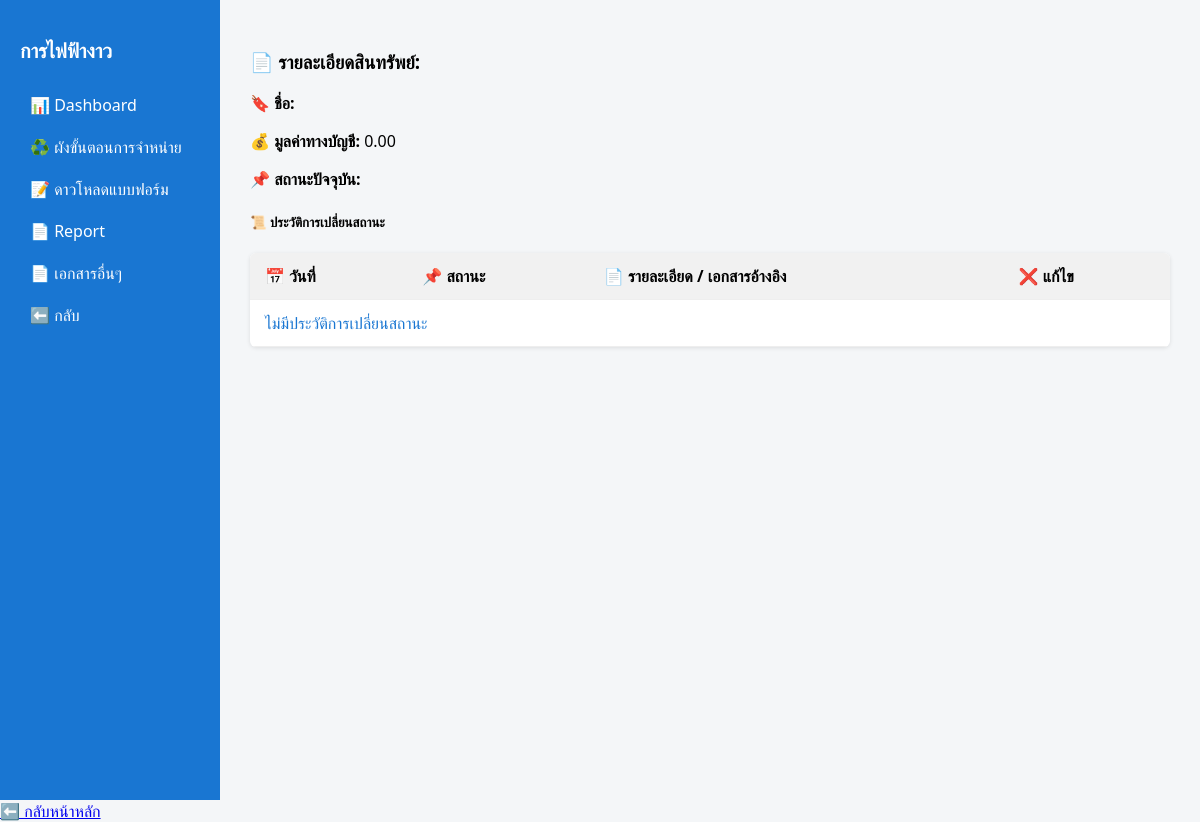
The page /asset/1511 on the database as committed earlier.
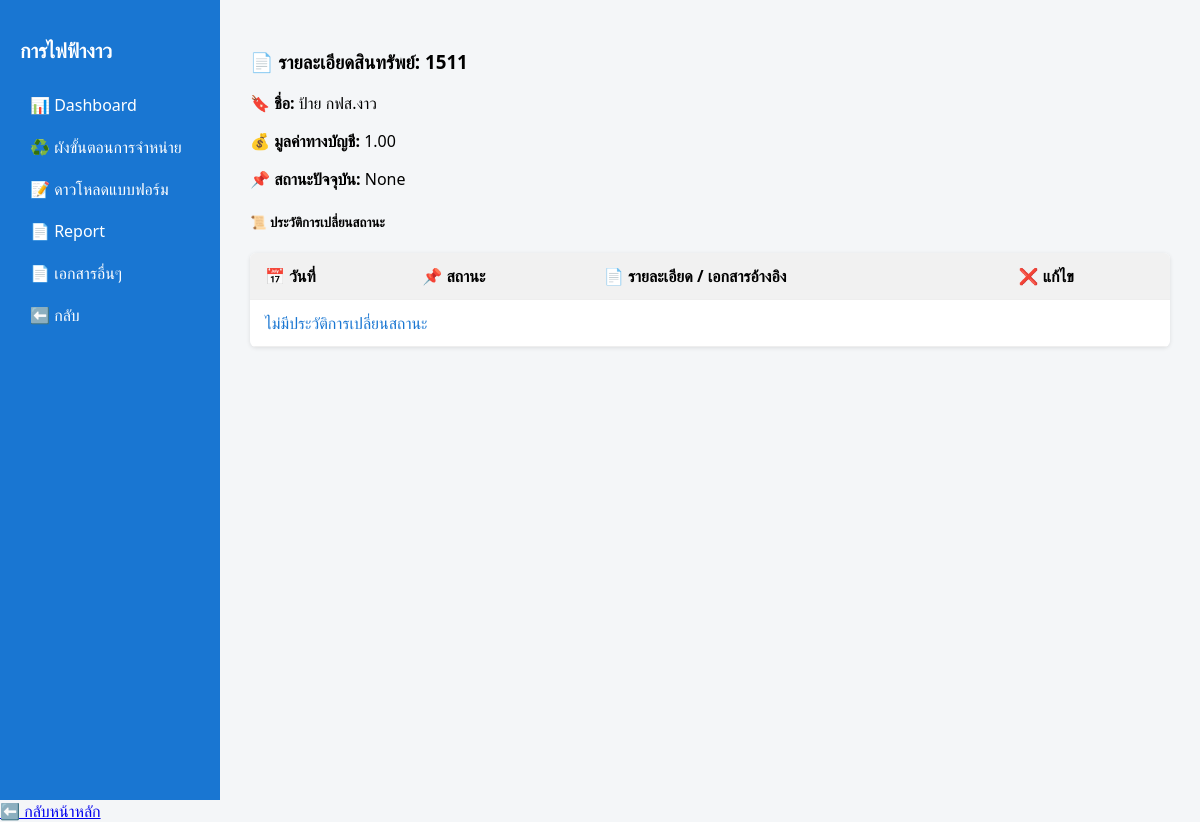
The same page on the database as committed later.
### tables this page shows
CREATE TABLE assets (
    id INTEGER PRIMARY KEY AUTOINCREMENT,
    asset_id TEXT,
    sub_number INTEGER,
    inventory_code TEXT,
    description TEXT,
    product_code TEXT,
    capitalized_date TEXT,
    acquisition_value REAL,
    accumulated_depreciation REAL,
    book_value REAL,
    asset_status TEXT,
    cost_center TEXT,
    image TEXT,
    disposal_status TEXT  -- ไม่มี DEFAULT = จะได้ค่า NULL ถ้าไม่ใส่
);

### main.py (the view)
@app.get("/asset/{id}", response_class=HTMLResponse)
def asset_detail(request: Request, id: int,cost_center:str="",disposal_status:str="" ,asset_status:str=""):
    conn = sqlite3.connect(DB_PATH)
    conn.row_factory = sqlite3.Row
    cursor = conn.cursor()
    cursor.execute("SELECT * FROM assets WHERE id = ?", (id,))
    asset = cursor.fetchone()
    cursor.execute("""
        SELECT id,status_code, status_description, ref_document, changed_at,asset_id
        FROM disposal_status_log
        WHERE asset_id = ?
        ORDER BY changed_at
    """, (id,))
    logs =  cursor.fetchall()
    return templates.TemplateResponse("asset_detail.html", {
        "request": request,
        "cost_center":cost_center,
        "disposal_status": disposal_status,
        "asset_status":asset_status,
        "asset": asset,
        "logs": logs
    })

### templates/asset_detail.html (shortened to what this page needs)
<!DOCTYPE html>
<html lang="th">
<head>
</head>
<body>
  <div class="container">
    <div class="sidebar">
      <h2>การไฟฟ้างาว</h2>
        <a href="/main">📊 Dashboard</a>
        <a href="/process">♻️ ผังขั้นตอนการจำหน่าย</a>
        <a href="/download">📝 ดาวโหลดแบบฟอร์ม</a>
        <a href="/report">📄 Report</a>
        <a href="/other">📄 เอกสารอื่นๆ</a>
      <a href="/asset?disposal_status={{ disposal_status }}&cost_center={{ cost_center }}&asset_status={{ asset_status }}">⬅️
        กลับ</a>
    </div>
    <div class="content">
      <div class="card shadow-sm mb-4">
        <div class="card-body">
          <h3 class="card-title mb-3">📄 รายละเอียดสินทรัพย์: <span class="text-primary">{{ asset.id }}</span></h3>
          <p><b>🔖 ชื่อ:</b> {{ asset.description }}</p>
          <p><b>💰 มูลค่าทางบัญชี:</b> {{ "{:,.2f}".format(asset.book_value or 0) }}</p>
          <p><b>📌 สถานะปัจจุบัน:</b>
            <span class="badge bg-info text-dark">{{ asset.disposal_status }}</span>
          </p>
        </div>
      </div>
      <h5 class="mt-4">📜 ประวัติการเปลี่ยนสถานะ</h5>
      <table class="table table-hover table-bordered shadow-sm">
        <thead class="table-dark">
          <tr>
            <th>📅 วันที่</th>
            <th>📌 สถานะ</th>
            <th>📄 รายละเอียด / เอกสารอ้างอิง</th>
            <th>❌ แก้ไข</th>
          </tr>
        </thead>
       <tbody>
  {% for log in logs %}
  <form method="POST" action="/assets/{{ log['asset_id']}}/{{ log['id'] }}/edit-ref?cost_center={{ cost_center }}&disposal_status={{ disposal_status }}&asset_status={{ asset_status }}">
    <tr>
      <td>{{ log["changed_at"] }}</td>
      <td><span class="badge bg-primary">{{ log["status_description"] }}</span></td>
      <td>
        <input type="text" id="ref_{{ log['id'] }}" name="ref_document" value="{{ log['ref_document'] }}" class="form-control" required disabled>
      </td>
     <td>
  <button type="button" class="btn btn-success" onclick="document.getElementById('ref_{{ log['id'] }}').disabled = false;">
    ✍️ แก้ไข
  </button>
  <button type="submit" class="btn btn-primary">
    💾 บันทึก
  </button>
</td>
    </tr>
  </form>
  {% else %}
  <tr>
    <td colspan="4" class="text-center text-muted">ไม่มีประวัติการเปลี่ยนสถานะ</td>
  </tr>
  {% endfor %}
</tbody>
      </table>
    </div>
  </div>
</body>
</html>
<a href="/assets?disposal_status={{ request.query_params.get('disposal_status') }}&cost_center={{request.query_params.get('cost_center')}}&asset_status={{request.query_params.get('asset_status')}}'" class="btn btn-outline-secondary mt-4">⬅️ กลับหน้าหลัก</a>
</html>

### templates/asset_detail.html (style rules this page uses)
* { box-sizing: border-box; }
body { margin: 0; font-family: "Segoe UI", sans-serif; background-color: #f4f6f8; }
.container { display: flex; height: 100vh; }
.sidebar { width: 220px; background-color: #1976d2; color: white; padding: 20px; }
.sidebar h2 { font-size: 20px; margin-bottom: 20px; }
.sidebar a { display: block; color: white; padding: 10px; text-decoration: none; border-radius: 6px; transition: background 0.2s; }
.content { flex: 1; padding: 30px; overflow-y: auto; }
table { width: 100%; border-collapse: collapse; background-color: white; box-shadow: 0 1px 4px rgba(0, 0, 0, 0.1); border-radius: 6px; overflow: hidden; }
th, td { padding: 12px 15px; border-bottom: 1px solid #eee; text-align: left; }
th { background-color: #f1f1f1; font-weight: bold; }
td:first-child { cursor: pointer; color: #1976d2; }

Rows that differ between the two databases and show on the page:
added assets: id "1511", description "ป้าย กฟส.งาว", book_value "1.00"
Other text that changed with them:
{{ asset.disposal_status }}: (not shown) → "None"
{{ "{:,.2f}".format(asset.book_value or 0) }}: "0.00" → (not shown)
